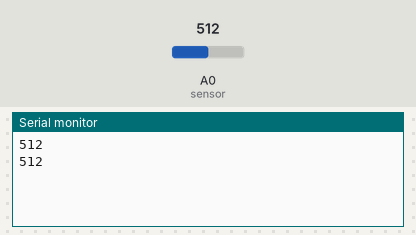
Simulated run of this sketch. Board: Arduino Uno, built with avr-gcc and run on an emulated ATmega328P. Parts: the last lines printed to the serial monitor. The test bench sets the inputs (shaded band); at power-on: A0 (sensor) = 512.

Above: at 1.8 s.
1.9 s: A0 (sensor) set to 716
At 2.8 s:
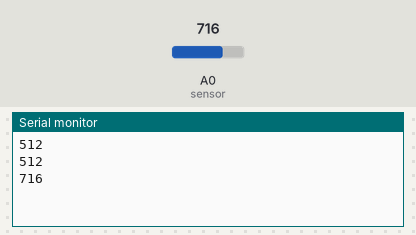
3.4 s: A0 (sensor) set to 900
At 4.8 s:
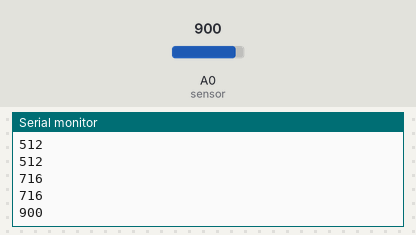
Timing chart, 0 to 6.4 s (numbered marks = the images above; inputs shaded):
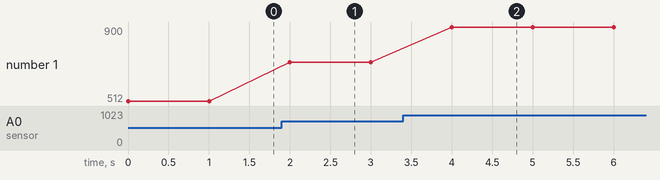

Measured:
- after the input at 1.9 s, the serial monitor: prints a new line after 0.10 s (image 1)
- after the input at 3.4 s, the serial monitor: prints a new line after 0.60 s (image 2)
- plotted number 1: 512 → 716 after the input at 1.9 s, 716 → 900 after the input at 3.4 s

The sketch:

Light_Sensor.ino
```cpp
int sensor = A0;

void setup() {
  // put your setup code here, to run once:
  Serial.begin(115200);
}

void loop() {
  // put your main code here, to run repeatedly:
  int sensorValue = analogRead(sensor);
  Serial.println(sensorValue);
  delay(1000);

}
```
